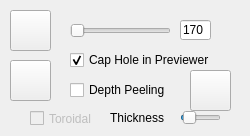
    <widget class="QWidget" name="tab_2">
     <attribute name="title">
      <string>Etc.</string>
     </attribute>
     <widget class="QPushButton" name="btnHinge">
      <property name="enabled">
       <bool>true</bool>
      </property>
      <property name="geometry">
       <rect>
        <x>10</x>
        <y>10</y>
        <width>41</width>
        <height>41</height>
       </rect>
      </property>
      <property name="focusPolicy">
       <enum>Qt::NoFocus</enum>
      </property>
      <property name="toolTip">
       <string>Hinge</string>
      </property>
      <property name="text">
       <string/>
      </property>
      <property name="icon">
       <iconset resource="aperio.qrc">
        <normaloff>:/aperio/hinge.png</normaloff>:/aperio/hinge.png</iconset>
      </property>
      <property name="iconSize">
       <size>
        <width>37</width>
        <height>37</height>
       </size>
      </property>
     </widget>
     <widget class="QSlider" name="hingeSlider">
      <property name="enabled">
       <bool>true</bool>
      </property>
      <property name="geometry">
       <rect>
        <x>70</x>
        <y>20</y>
        <width>101</width>
        <height>22</height>
       </rect>
      </property>
      <property name="focusPolicy">
       <enum>Qt::NoFocus</enum>
      </property>
      <property name="toolTip">
       <string>Hinge</string>
      </property>
      <property name="maximum">
       <number>100</number>
      </property>
      <property name="value">
       <number>0</number>
      </property>
      <property name="orientation">
       <enum>Qt::Horizontal</enum>
      </property>
      <property name="tickPosition">
       <enum>QSlider::NoTicks</enum>
      </property>
     </widget>
     <widget class="QLineEdit" name="txtHingeAmount">
      <property name="geometry">
       <rect>
        <x>180</x>
        <y>20</y>
        <width>31</width>
        <height>20</height>
       </rect>
      </property>
      <property name="toolTip">
       <string>Hinge Amount</string>
      </property>
      <property name="text">
       <string>170</string>
      </property>
     </widget>
     <widget class="QPushButton" name="btnGlass">
      <property name="enabled">
       <bool>true</bool>
      </property>
      <property name="geometry">
       <rect>
        <x>10</x>
        <y>60</y>
        <width>41</width>
        <height>41</height>
       </rect>
      </property>
      <property name="focusPolicy">
       <enum>Qt::NoFocus</enum>
      </property>
      <property name="toolTip">
       <string>Magnifying Glass </string>
      </property>
      <property name="text">
       <string/>
      </property>
      <property name="icon">
       <iconset resource="aperio.qrc">
        <normaloff>:/aperio/glass2.png</normaloff>:/aperio/glass2.png</iconset>
      </property>
      <property name="iconSize">
       <size>
        <width>37</width>
        <height>37</height>
       </size>
      </property>
     </widget>
     <widget class="QCheckBox" name="chkCap">
      <property name="geometry">
       <rect>
        <x>70</x>
        <y>50</y>
        <width>171</width>
        <height>20</height>
       </rect>
      </property>
      <property name="focusPolicy">
       <enum>Qt::NoFocus</enum>
      </property>
      <property name="text">
       <string>Cap Hole in Previewer</string>
      </property>
      <property name="checked">
       <bool>true</bool>
      </property>
     </widget>
     <widget class="QCheckBox" name="chkDepthPeel">
      <property name="enabled">
       <bool>true</bool>
      </property>
      <property name="geometry">
       <rect>
        <x>70</x>
        <y>80</y>
        <width>161</width>
        <height>20</height>
       </rect>
      </property>
      <property name="focusPolicy">
       <enum>Qt::NoFocus</enum>
      </property>
      <property name="text">
       <string>Depth Peeling</string>
      </property>
      <property name="checked">
       <bool>false</bool>
      </property>
     </widget>
     <widget class="QPushButton" name="btnBrush">
      <property name="enabled">
       <bool>true</bool>
      </property>
      <property name="geometry">
       <rect>
        <x>190</x>
        <y>70</y>
        <width>41</width>
        <height>41</height>
       </rect>
      </property>
      <property name="focusPolicy">
       <enum>Qt::NoFocus</enum>
      </property>
      <property name="toolTip">
       <string>Brush</string>
      </property>
      <property name="text">
       <string/>
      </property>
      <property name="icon">
       <iconset resource="aperio.qrc">
        <normaloff>:/aperio/brush.png</normaloff>:/aperio/brush.png</iconset>
      </property>
      <property name="iconSize">
       <size>
        <width>38</width>
        <height>38</height>
       </size>
      </property>
     </widget>
     <widget class="QSlider" name="thicknessSlider">
      <property name="enabled">
       <bool>true</bool>
      </property>
      <property name="geometry">
       <rect>
        <x>180</x>
        <y>110</y>
        <width>41</width>
        <height>16</height>
       </rect>
      </property>
      <property name="focusPolicy">
       <enum>Qt::NoFocus</enum>
      </property>
      <property name="toolTip">
       <string/>
      </property>
      <property name="minimum">
       <number>1</number>
      </property>
      <property name="maximum">
       <number>100</number>
      </property>
      <property name="value">
       <number>10</number>
      </property>
      <property name="orientation">
       <enum>Qt::Horizontal</enum>
      </property>
      <property name="invertedAppearance">
       <bool>false</bool>
      </property>
      <property name="invertedControls">
       <bool>false</bool>
      </property>
      <property name="tickPosition">
       <enum>QSlider::NoTicks</enum>
      </property>
     </widget>
     <widget class="QLabel" name="lblThickness">
      <property name="geometry">
       <rect>
        <x>110</x>
        <y>110</y>
        <width>71</width>
        <height>16</height>
       </rect>
      </property>
      <property name="text">
       <string>Thickness</string>
      </property>
     </widget>
     <widget class="QCheckBox" name="chkToroid">
      <property name="enabled">
       <bool>false</bool>
      </property>
      <property name="geometry">
       <rect>
        <x>30</x>
        <y>110</y>
        <width>81</width>
        <height>17</height>
       </rect>
      </property>
      <property name="autoFillBackground">
       <bool>false</bool>
      </property>
      <property name="text">
       <string>Toroidal</string>
      </property>
     </widget>
    </widget>
